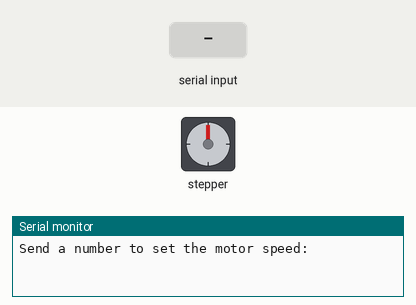
A sketch run on a simulated Arduino Uno, built with avr-gcc and run on an emulated ATmega328P. Parts: stepper motor, the last lines printed to the serial monitor. The inputs (shaded band) are chosen by the test bench. Stepper angles assume 200 steps per turn.

Above: at 1.2 s.
1.3 s: "90,45\n" received over Serial
At 1.48 s:
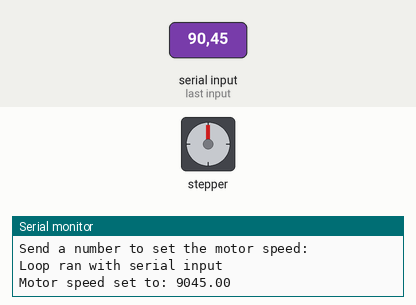
4.3 s: "-" received over Serial
At 4.3 s:
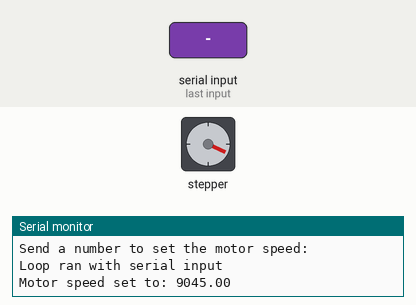
5.8 s: "30,150\n" received over Serial
At 6.28 s:
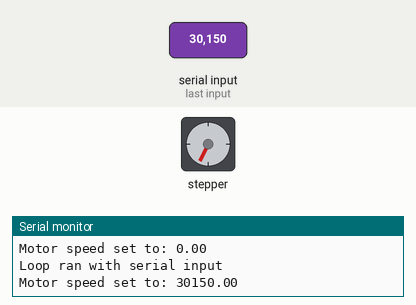
8.8 s: "5\n" received over Serial
11.8 s: "90\n" received over Serial
Timing chart, 0 to 18.8 s (numbered marks = the images above; inputs shaded):
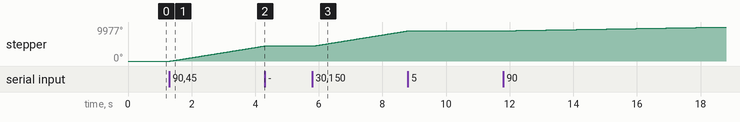

Measured:
- after the input at 1.3 s, stepper: keeps turning clockwise at about 1494°/s, starting at once
- after the input at 4.3 s, stepper: stops changing and stays 4435°
- after the input at 5.8 s, stepper: keeps turning clockwise at about 1494°/s, starting at once

The sketch:

workingArduino.ino
```cpp
#include <AccelStepper.h>

// Define the serial command buffer size
const int commandLength = 10;
char command[commandLength];

const int StepX = 2;
const int DirX = 5;

// Define the stepper motor and the pins that are connected to
AccelStepper stepper1(AccelStepper::DRIVER, StepX, DirX); // (Typeof driver: with 2 pins, STEP, DIR)

long position;
long maxPosition = 8000;

float velocity;

void setup() {
  // Initialize serial communication at 115200 bits per second
  Serial.begin(19200);

  // Set maximum acceleration for the stepper
  stepper1.setAcceleration(500);
  stepper1.setMaxSpeed(1000);
  // max position 8242
  stepper1.setCurrentPosition(0);

  // Set an initial speed (optional, can be 0 to start with no movement)
  stepper1.setSpeed(0);

  // Print a welcome message to the serial monitor
  Serial.println("Send a number to set the motor speed:");

}

void loop() {
  // Run the stepper motor continuously at the set speed

  position = stepper1.currentPosition();
  // Serial.print(position);
  // Serial.print("\n");
  // Serial.print(maxPosition);
  // Serial.print("\n");


  // Check if data is available to read from the serial port
  if (Serial.available() > 0) {
    // Read the incoming number (velocity)
    Serial.println("Loop ran with serial input ");
    int index = 0;
    while (Serial.available() > 0 && index < commandLength - 1) {
      char incomingByte = Serial.read();
      if (isDigit(incomingByte) || incomingByte == '-') { // Accept digits and negative sign
        command[index] = incomingByte;
        index++;
      }
      delay(5); // Give some time for the data to come in
    }
    command[index] = '\0'; // Null-terminate the string

    // Convert the string to an integer (motor velocity)
    velocity = atof(command);

    // Set the motor speed (steps per second)
    stepper1.setSpeed(velocity);

    // Provide feedback on the set velocity
    Serial.print("Motor speed set to: "); Serial.println(velocity);
  }


  if (position > maxPosition && velocity <= 0) {
    stepper1.setSpeed(velocity);
    //Serial.println("First if ");
    //Serial.println(position);
  }
  else if (position < -maxPosition && velocity >= 0) {
    stepper1.setSpeed(velocity);
    //Serial.println("Second if ");
  }
  else if (abs(position) <= (maxPosition + 200)) {
    stepper1.setSpeed(velocity);
    //Serial.println("Third if ");
  }
  else {
    stepper1.setSpeed(0);
    //Serial.println("Fourth if ");
  }
  stepper1.runSpeed();
}
```
